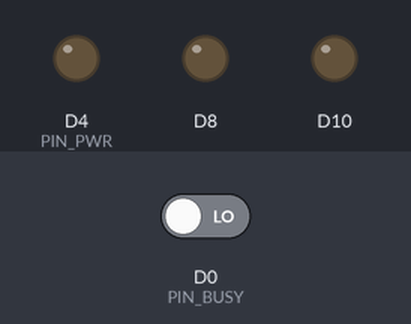
Bench run of a sketch on a simulated nRF52 board. Shown: output pins drawn as LEDs (lit = HIGH). Inputs (shaded band) come from the test bench; at power-on: D0 (PIN_BUSY) LOW. A phone connects over Bluetooth LE 3 s after start; pins used as bus, display or sensor lines are not drawn; what the sketch prints to the serial monitor is not drawn.

Above: at 0.2 s.
Timing chart, 0 to 1.7 s (numbered marks = the images above):
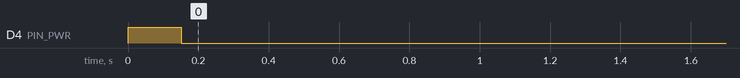

The sketch:

epd_ble.ino
```cpp
// CH720N display — BLE image receiver
// XIAO nRF52840 + Waveshare e-Paper Driver HAT Rev2.3 + 1.54" B/W V2 (SSD1681, 200x200)
// Board: "Seeed nRF52 Boards" -> Seeed XIAO nRF52840 (non-mbed core, uses Bluefruit)
// Wiring/HAT settings: same as epd_test.
//
// On boot: shows fallback.h, then advertises as "CH720N-EPD" and waits for images from
// ch720n_media_preview.py / epd_ble.py. The panel is powered only while it refreshes.
//
// GATT service c7201000-8f3e-4b8a-9c4d-1a2b3c4d5e6f
//   ...1001 image   (write)        [offset u16 LE][bytes...], sequential, 5000 bytes total
//   ...1002 control (write)        0x01 = begin transfer
//                                  0x02 [crc32 u32 LE] = commit: check and show the image
//   ...1003 status  (read/notify)  see ST_* below
//
// fallback.h is generated from ../fallback.png: `python epaper_image.py fallback.png epd_ble/fallback.h`.

#include <SPI.h>
#include <bluefruit.h>
#include <initializer_list>
#include "fallback.h"

// Pins (see wiring.md). SCK = D8, MOSI = D10 are the hardware SPI defaults.
const int PIN_BUSY = 0;   // D0  P0.02
const int PIN_CS   = 1;   // D1  P0.03
const int PIN_DC   = 2;   // D2  P0.28
const int PIN_RST  = 3;   // D3  P0.29
const int PIN_PWR  = 4;   // D4  P0.04  HIGH = panel powered

const int W = 200, H = 200;
const int BUF = W / 8 * H;  // 5000 bytes

SPISettings epdSpi(4000000, MSBFIRST, SPI_MODE0);

// ---------- status codes (notified on the status characteristic) ----------
enum : uint8_t {
  ST_IDLE       = 0x00,
  ST_ACCEPTED   = 0x01,   // image complete + CRC ok, refresh starting
  ST_DONE       = 0x02,   // refresh finished, ready for the next image
  ST_RECEIVING  = 0x03,   // begin received
  ST_ERR_ORDER  = 0xE1,   // chunk offset out of sequence / overflow
  ST_ERR_SHORT  = 0xE2,   // commit before 5000 bytes arrived
  ST_ERR_CRC    = 0xE3,
  ST_ERR_BUSY   = 0xE4,   // commit while a refresh is still running
  ST_ERR_PANEL  = 0xE5,   // BUSY timeout from the panel
};

// ---------- BLE ----------
const uint8_t UUID_SVC[16]  = {0x6F,0x5E,0x4D,0x3C,0x2B,0x1A,0x4D,0x9C,0x8A,0x4B,0x3E,0x8F,0x00,0x10,0x20,0xC7};
const uint8_t UUID_IMG[16]  = {0x6F,0x5E,0x4D,0x3C,0x2B,0x1A,0x4D,0x9C,0x8A,0x4B,0x3E,0x8F,0x01,0x10,0x20,0xC7};
const uint8_t UUID_CTL[16]  = {0x6F,0x5E,0x4D,0x3C,0x2B,0x1A,0x4D,0x9C,0x8A,0x4B,0x3E,0x8F,0x02,0x10,0x20,0xC7};
const uint8_t UUID_STAT[16] = {0x6F,0x5E,0x4D,0x3C,0x2B,0x1A,0x4D,0x9C,0x8A,0x4B,0x3E,0x8F,0x03,0x10,0x20,0xC7};

BLEService        epdSvc(UUID_SVC);
BLECharacteristic imgChr(UUID_IMG);
BLECharacteristic ctlChr(UUID_CTL);
BLECharacteristic statChr(UUID_STAT);

uint8_t rxBuf[BUF];             // filled by BLE writes
uint8_t frame[BUF];             // copy that the panel is drawn from
volatile int  rxLen = 0;
volatile bool rxOk = false;     // false after an out-of-order chunk until the next begin
volatile bool framePending = false;
volatile bool refreshing = false;

// ---------- low level ----------
void cmd(uint8_t c) {
  digitalWrite(PIN_DC, LOW);
  digitalWrite(PIN_CS, LOW);
  SPI.beginTransaction(epdSpi);
  SPI.transfer(c);
  SPI.endTransaction();
  digitalWrite(PIN_CS, HIGH);
}

void dat(uint8_t d) {
  digitalWrite(PIN_DC, HIGH);
  digitalWrite(PIN_CS, LOW);
  SPI.beginTransaction(epdSpi);
  SPI.transfer(d);
  SPI.endTransaction();
  digitalWrite(PIN_CS, HIGH);
}

// SSD1681: BUSY HIGH = busy. Returns false on timeout.
bool waitBusy(uint32_t timeoutMs = 5000) {
  uint32_t t0 = millis();
  while (digitalRead(PIN_BUSY) == HIGH) {
    if (millis() - t0 > timeoutMs) {
      Serial.println("!! BUSY timeout — check BUSY wire, PWR, FPC, VCC");
      return false;
    }
    delay(2);
  }
  return true;
}

// ---------- panel ----------
void panelPowerOn() {
  pinMode(PIN_CS, OUTPUT);   digitalWrite(PIN_CS, HIGH);
  pinMode(PIN_DC, OUTPUT);
  pinMode(PIN_RST, OUTPUT);
  digitalWrite(PIN_PWR, HIGH);
  delay(10);                       // let AO3401 + RT9193 settle
  SPI.begin();
}

void panelPowerOff() {
  // drive everything low first so the unpowered TXB0108 isn't back-fed
  SPI.end();
  for (int p : {PIN_CS, PIN_DC, PIN_RST, 8, 10}) { pinMode(p, OUTPUT); digitalWrite(p, LOW); }
  digitalWrite(PIN_PWR, LOW);
}

void reset() {
  digitalWrite(PIN_RST, HIGH); delay(10);
  digitalWrite(PIN_RST, LOW);  delay(10);
  digitalWrite(PIN_RST, HIGH); delay(10);
}

bool init154() {
  reset();
  if (!waitBusy()) return false;
  cmd(0x12);                                  // SW reset
  if (!waitBusy()) return false;

  cmd(0x01); dat(0xC7); dat(0x00); dat(0x01); // driver output: 200 gates
  cmd(0x11); dat(0x01);                       // data entry: X+, Y-
  cmd(0x44); dat(0x00); dat(0x18);            // RAM X 0..24 (x8 = 200 px)
  cmd(0x45); dat(0xC7); dat(0x00); dat(0x00); dat(0x00); // RAM Y 199..0
  cmd(0x3C); dat(0x01);                       // border waveform
  cmd(0x18); dat(0x80);                       // internal temp sensor
  cmd(0x22); dat(0xB1); cmd(0x20);            // load temp + LUT
  if (!waitBusy()) return false;

  cmd(0x4E); dat(0x00);                       // RAM X counter
  cmd(0x4F); dat(0xC7); dat(0x00);            // RAM Y counter
  return waitBusy();
}

bool refresh() {
  cmd(0x22); dat(0xF7);                       // full update
  cmd(0x20);
  return waitBusy(10000);
}

void setCursor0() {
  cmd(0x4E); dat(0x00);
  cmd(0x4F); dat(0xC7); dat(0x00);
}

bool showBuffer(const uint8_t *img) {
  setCursor0();
  cmd(0x24);
  digitalWrite(PIN_DC, HIGH);
  digitalWrite(PIN_CS, LOW);
  SPI.beginTransaction(epdSpi);
  for (int i = 0; i < BUF; i++) SPI.transfer(img[i]);
  SPI.endTransaction();
  digitalWrite(PIN_CS, HIGH);
  return refresh();
}

void sleepPanel() {
  cmd(0x10); dat(0x01);                       // deep sleep mode 1
  delay(100);
}

// Full cycle: power on, init, draw, deep sleep, power off. The image stays without power.
bool drawImage(const uint8_t *img) {
  uint32_t t0 = millis();
  panelPowerOn();
  bool ok = init154() && showBuffer(img);
  if (ok) sleepPanel();
  panelPowerOff();
  Serial.printf("draw %s in %lu ms\n", ok ? "ok" : "FAILED", millis() - t0);
  return ok;
}

// ---------- transfer ----------
uint32_t crc32(const uint8_t *d, int n) {     // same as Python zlib.crc32
  uint32_t c = 0xFFFFFFFF;
  for (int i = 0; i < n; i++) {
    c ^= d[i];
    for (int k = 0; k < 8; k++) c = (c >> 1) ^ (0xEDB88320 & (0 - (c & 1)));
  }
  return ~c;
}

void setStatus(uint8_t s) {
  statChr.write8(s);
  if (Bluefruit.connected()) statChr.notify8(s);
}

void onImage(uint16_t, BLECharacteristic *, uint8_t *data, uint16_t len) {
  if (len < 2 || !rxOk) return;
  int off = data[0] | (data[1] << 8);
  int n = len - 2;
  if (off != rxLen || off + n > BUF) {
    rxOk = false;
    Serial.printf("chunk out of order: off %d, expected %d\n", off, rxLen);
    setStatus(ST_ERR_ORDER);
    return;
  }
  memcpy(rxBuf + off, data + 2, n);
  rxLen = off + n;
}

void onControl(uint16_t, BLECharacteristic *, uint8_t *data, uint16_t len) {
  if (len < 1) return;
  if (data[0] == 0x01) {                      // begin
    rxLen = 0;
    rxOk = true;
    setStatus(ST_RECEIVING);
  } else if (data[0] == 0x02 && len >= 5) {   // commit
    uint32_t want = data[1] | (data[2] << 8) | (data[3] << 16) | ((uint32_t)data[4] << 24);
    if (!rxOk || rxLen != BUF) { setStatus(ST_ERR_SHORT); return; }
    if (crc32(rxBuf, BUF) != want) { setStatus(ST_ERR_CRC); return; }
    if (refreshing || framePending) { setStatus(ST_ERR_BUSY); return; }
    memcpy(frame, rxBuf, BUF);
    rxOk = false;
    framePending = true;
    setStatus(ST_ACCEPTED);
  }
}

void onConnect(uint16_t conn) {
  BLEConnection *c = Bluefruit.Connection(conn);
  char name[32] = {0};
  c->getPeerName(name, sizeof(name));
  Serial.printf("connected: %s\n", name);
  c->requestConnectionParameter(12);          // 15 ms interval for faster transfers (central may refuse)
}

void onDisconnect(uint16_t, uint8_t reason) {
  Serial.printf("disconnected, reason 0x%02X\n", reason);
  rxOk = false;
}

void setupBle() {
  Bluefruit.configPrphBandwidth(BANDWIDTH_MAX);  // MTU up to 247 -> 244-byte writes
  Bluefruit.begin();
  Bluefruit.setTxPower(4);
  Bluefruit.setName("CH720N-EPD");
  Bluefruit.Periph.setConnectCallback(onConnect);
  Bluefruit.Periph.setDisconnectCallback(onDisconnect);

  epdSvc.begin();

  imgChr.setProperties(CHR_PROPS_WRITE);
  imgChr.setPermission(SECMODE_NO_ACCESS, SECMODE_OPEN);
  imgChr.setMaxLen(244);
  imgChr.setWriteCallback(onImage);
  imgChr.begin();

  ctlChr.setProperties(CHR_PROPS_WRITE);
  ctlChr.setPermission(SECMODE_NO_ACCESS, SECMODE_OPEN);
  ctlChr.setMaxLen(8);
  ctlChr.setWriteCallback(onControl);
  ctlChr.begin();

  statChr.setProperties(CHR_PROPS_READ | CHR_PROPS_NOTIFY);
  statChr.setPermission(SECMODE_OPEN, SECMODE_NO_ACCESS);
  statChr.setFixedLen(1);
  statChr.begin();
  statChr.write8(ST_IDLE);

  Bluefruit.Advertising.addFlags(BLE_GAP_ADV_FLAGS_LE_ONLY_GENERAL_DISC_MODE);
  Bluefruit.Advertising.addTxPower();
  Bluefruit.Advertising.addService(epdSvc);
  Bluefruit.ScanResponse.addName();
  Bluefruit.Advertising.restartOnDisconnect(true);
  Bluefruit.Advertising.setInterval(32, 244);  // 20 ms fast, 152.5 ms slow (units of 0.625 ms)
  Bluefruit.Advertising.setFastTimeout(30);
  Bluefruit.Advertising.start(0);              // advertise forever
}

// ---------- main ----------
void setup() {
  Serial.begin(115200);
  uint32_t t0 = millis();
  while (!Serial && millis() - t0 < 2000) {}  // wait for monitor (max 2 s)
  Serial.println("\nCH720N EPD BLE");

  pinMode(PIN_PWR, OUTPUT);  digitalWrite(PIN_PWR, LOW);
  pinMode(PIN_BUSY, INPUT);

  drawImage(fallback_img);
  setupBle();
  Serial.println("advertising as CH720N-EPD");
}

void loop() {
  if (framePending) {
    refreshing = true;
    framePending = false;
    bool ok = drawImage(frame);
    refreshing = false;
    setStatus(ok ? ST_DONE : ST_ERR_PANEL);
  }
  delay(20);
}
```

Source omitted: fallback.h (data table, 30793 bytes)
